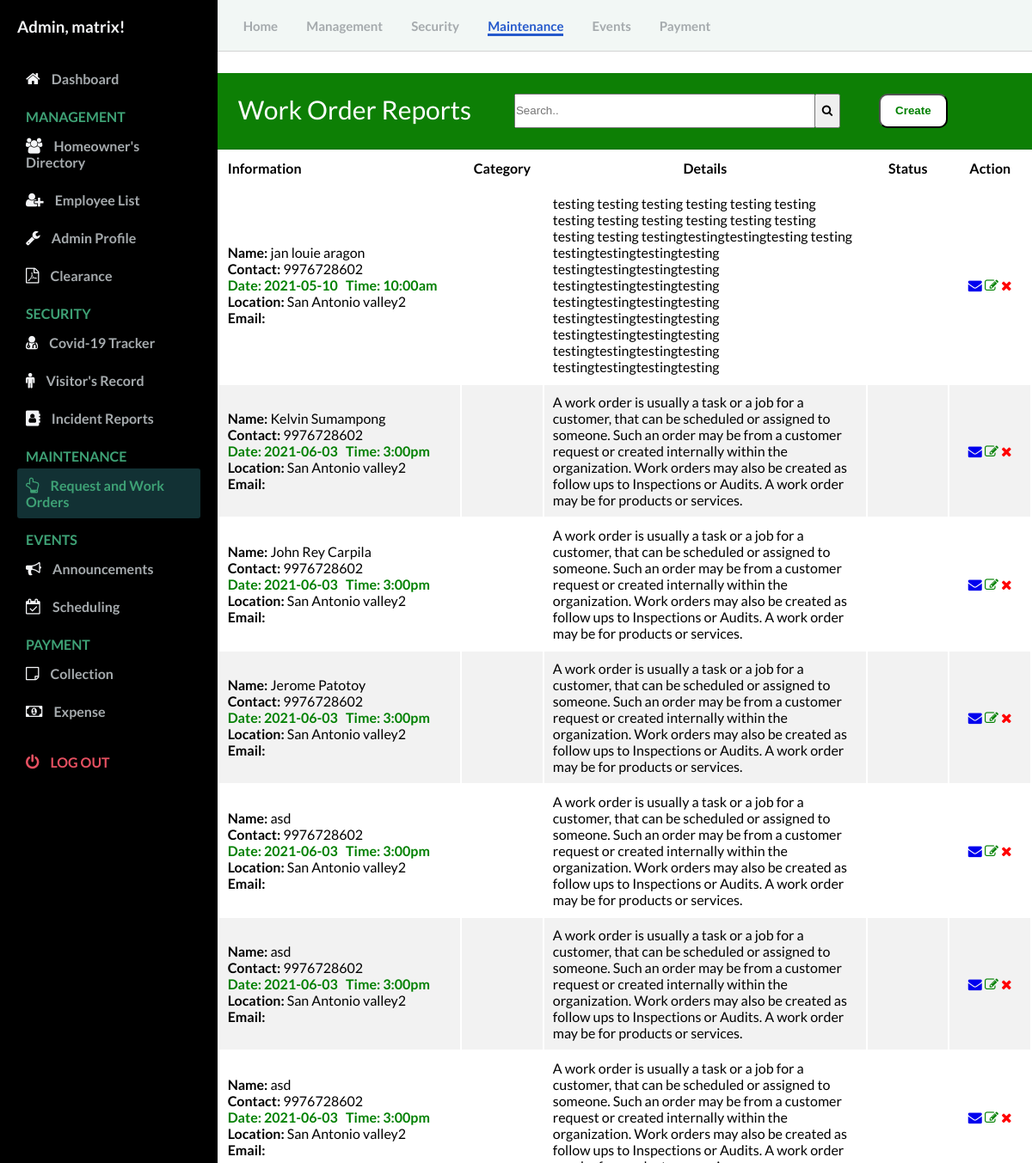
The app's page /admin/work_order.php (signed in) with its own data.
### tables this page shows
CREATE TABLE `work` (
  `id` int(11) NOT NULL,
  `name` text NOT NULL,
  `date` varchar(50) NOT NULL,
  `time` varchar(20) NOT NULL,
  `location` varchar(100) NOT NULL,
  `contact` bigint(11) NOT NULL,
  `description` varchar(5000) NOT NULL
);

### admin/controllers/function.php (called while the page is built, shortened)
<?php
function check_login($conn) {
	if(isset($_SESSION['user_id'])) {
		$id = $_SESSION['user_id'];
		$query = "SELECT * FROM admin WHERE user_id = '$id' limit 1";
		$result = mysqli_query($conn, $query);
		if($result && mysqli_num_rows($result) > 0) {
			$user_data = mysqli_fetch_assoc($result);
			return $user_data;
		}
	}
	die;
}

### admin/work_order.php (the view, shortened to what this page needs)
<?php
  include("config/connection.php");
  include("controllers/function.php");
  $user_data = check_login($conn);
?>
<!DOCTYPE html>
<html lang="en">
  <head>
    <link rel="stylesheet" href="https://stackpath.bootstrapcdn.com/font-awesome/4.7.0/css/font-awesome.min.css"/>
    <link rel="stylesheet" href="css/style.css" />
  </head>
  <body id="body">
    <div class="container">
      <nav class="navbar">
        <div class="navbar__left">
          <a href="Dashboard.php">Home</a>
          <a href="User.php">Management</a>
          <a href="covid19_tracker.php">Security</a>
          <a class="active_link" href="work_order.php">Maintenance</a>
          <a href="announcement.php">Events</a>
          <a href="invoice.php">Payment</a>
        </div>
      </nav>
<?php require_once 'work_crud.php'; ?>
<?php
  $mysqli = new mysqli('remotemysql.com', 'J5BJ2ZlQGm', 'FYAvWP4mmz', 'J5BJ2ZlQGm') or die(mysqli_error($mysqli));
  $result = $mysqli->query("SELECT * FROM work") or die($mysqli->error);
?>
      <main>
        <div class="table_contadiner">
          <div class="card-header" id="user">
            <p style="float: left; font-size: 30px;">Work Order Reports</p>
            <form  action="#" style=" float: left;">
              <input type="search" placeholder="Search.." name="search2" id="myInput" style="width: 350px; height: 40px; margin-left: 50px;">
             <button type="submit" style="margin-left: -5px; height: 40px; width: 30px;"><i class="fa fa-search"></i></button>
            </form>
              <button id="myBtn" style="height: 40px; width: 80px; background-color: #fff; color: green; margin-left: 5%; border-radius: 10px;"><b>Create</b></button>
          </div>
            <table id="user" style="background-color: white; width: 100%;">
          <thead>
              <tr>
                <th style="text-align:left; width: 30%"><b>Information</b></th>
                <th style="width: 10%"><b>Category</b></th>
                <th style="width: 40% "><b>Details</b></th>
                <th style="width: 10%"><b>Status</b></th>
                <th><b>Action</b></th>
              </tr>
          </thead>
        <tbody id="myTable">
        <?php
          while ($row = $result->fetch_assoc()): ?>
              <tr>
                  <td style="text-align: left;">
                    <b>Name:</b> <?php echo $row['name']; ?><br>
                    <b>Contact:</b> <?php echo $row['contact']; ?><br>
                    <b style="color: green;"> Date: <?php echo $row['date']; ?> &nbsp; Time: <?php echo $row['time']; ?></b><br>
                    <b>Location:</b> <?php echo $row['location']; ?><br>
                    <b>Email:</b> <?php echo $row['email']; ?><br>
                  </td>
                  <td><?php echo $row['category']; ?></td>
                  <td style="text-align:left;">
                      <?php echo $row['description']; ?><br>
                  </td>
                  <td><?php echo $row['status']; ?></td>
                <td>
                    <a href="work_notif.php?edit=<?php echo $row['id']; ?>"><i class="fa fa-envelope" title="Send Notification"></i></a>
                    <a  href="work_order_update.php?edit=<?php echo $row['id']; ?>"><i class="fa fa-edit text-edit" title="Update"></i></a>
                    <a href="work_crud.php?delete=<?php echo $row['id']; ?>" onclick="return confirm('Are you sure you want to Delete this info?');"><i class="fa fa-remove text-remove" title="Delete"></i></a>
                </td>
              </tr>
          <?php endwhile; ?>
          </table>
        </div>
      </main>
      <div id="sidebar">
        <div class="sidebar__title">
            <h3>Admin, <?php echo $user_data['firstname']; ?>!</h3>
        </div>
        <div class="sidebar__menu">
          <div class="sidebar__link ">
            <i class="fa fa-home"></i>
            <a href="Dashboard.php">Dashboard</a>
          </div>
          <h2>MANAGEMENT</h2>
          <div class="sidebar__link">
            <i class="fa fa-users" aria-hidden="true"></i>
            <a href="User.php">Homeowner's Directory</a>
          </div>
          <div class="sidebar__link">
            <i class="fa fa-user-plus" aria-hidden="true"></i>
            <a href="employees_record.php">Employee List</a>
          </div>
          <div class="sidebar__link">
            <i class="fa fa-wrench"></i>
            <a href="Admin_profile.php">Admin Profile</a>
          </div>
          <div class="sidebar__link">
            <i class="fa fa-file-pdf-o"></i>
            <a href="residency.php">Clearance</a>
          </div>
          <h2>SECURITY</h2>
          <div class="sidebar__link">
            <i class="fa fa-user-md"></i>
            <a href="covid19_tracker.php">Covid-19 Tracker</a>
          </div>
          <div class="sidebar__link">
            <i class="fa fa-male"></i>
            <a href="visitors_record.php">Visitor's Record</a>
          </div>
          <div class="sidebar__link">
            <i class="fa fa-address-book"></i>
            <a href="incident_record.php">Incident Reports</a>
          </div>
          <h2>MAINTENANCE</h2>
          <div class="sidebar__link active_menu_link">
            <i class="fa fa-hand-o-up"></i>
            <a href="work_order.php">Request and Work Orders</a>
          </div>
          <h2>EVENTS</h2>
          <div class="sidebar__link ">
            <i class="fa fa-bullhorn"></i>
            <a href="Announcement.php">Announcements</a>
          </div>
           <div class="sidebar__link">
            <i class="fa fa-calendar-check-o"></i>
            <a href="Scheduling.php">Scheduling</a>
          </div>
          <h2>PAYMENT</h2>
          <div class="sidebar__link">
            <i class="fa fa-sticky-note-o"></i>
            <a href="invoice.php">Collection</a>
          </div>
          <div class="sidebar__link">
            <i class="fa fa-money"></i>
            <a href="expense.php">Expense</a>
          </div>
          <div class="sidebar__logout">
            <i class="fa fa-power-off"></i>
            <a href="logout.php">Log out</a>
          </div>
      </div>
    </div>
  </body>
</html>

### admin/css/style.css (style rules this page uses)
* { margin: 0; padding: 0; }
body { font-family: 'Lato', sans-serif; box-sizing: border-box; }
.container { display: grid; height: 100vh; grid-template-columns: 0.8fr 1fr 1fr 1fr; grid-template-rows: 0.2fr 3fr; grid-template-areas: "sidebar nav nav nav" "sidebar main main main" }
.navbar { background: #f2f7f5; grid-area: nav; height: 60px; display: flex; align-items: center; justify-content: space-between; padding: 0 30px 0 30px; border-bottom: 1px solid lightgray; }
.navbar__left > a { margin-right: 30px; text-decoration: none; color: #a5aaad; font-size: 15px; font-weight: 700; }
.navbar__left .active_link { color: #265acc; border-bottom: 3px solid #265acc; padding-bottom: 12 px; }
main { background: #f3f4f6; grid-area: main; overflow-y: auto; }
#sidebar { background: #000000; grid-area: sidebar; overflow-y: auto; padding: 20px; -webkit-transition: all 0.5s; transition: all 0.5s; }
.sidebar__title { display:flex; justify-content: space-between; align-items: center; color: #f3f4f6; margin-bottom: 30px; }
.sidebar__menu > h2 { color: #3ea175; font-size: 16px; margin-top: 15px; margin-bottom: 5px; padding: 0 10px; font-weight: 700; }
.sidebar__link { color: #f3f4f6; padding: 10px; border-radius: 3px; margin-bottom: 5px; }
.active_menu_link { background: rgba(62, 161, 171,0.3); color: #3ea175; }
.active_menu_link a { color: #3ea175 !important; }
.sidebar__link > a { text-decoration: none; color: #a5aaad; font-weight: 700; }
.sidebar__link >i { margin-right: 10px; font-size: 18px; }
.sidebar__logout { margin-top: 20px; padding: 10px; color: #e65061; }
.sidebar__logout > a { text-decoration: none; color: #e65061; font-weight: 700; text-transform: uppercase; }
.sidebar__logout > i { margin-right: 10px; font-size: 18px; }
#user td, #user th { padding: 10px; text-align: center; }
#user tr:nth-child(even) { background-color: #f2f2f2; }
.card-header { padding: 1.50rem; margin-bottom: 0; background-color: #0D7F05; border-bottom: 1px solid rgba(0, 0, 0, 0.125); color: #ffffff; font-size: 20px; }
.text-edit { color: green; }
.text-remove { color: red; }
* { box-sizing: border-box; }
.dropdown-content a, { color: black; padding: 12px 16px; text-decoration: none; display: block; }

### records on screen
work: name "jan louie aragon", contact "9976728602", date "2021-05-10", time "10:00am", location "San Antonio valley2", description "testing testing testing testing testing testing testing testing testing testing testing testing testing testing testingtestingtestingtesting testing testingtestingtestingtesting testingtestingtestingtesting testingtestingtestingtesting testingtestingtestingtesting testingtestingtestingtesting testingtestingtestingtesting testingtestingtestingtesting testingtestingtestingtesting"
work: name "Kelvin Sumampong", contact "9976728602", date "2021-06-03", time "3:00pm", location "San Antonio valley2", description "A work order is usually a task or a job for a customer, that can be scheduled or assigned to someone. Such an order may be from a customer request or created internally within the organization. Work orders may also be created as follow ups to Inspections or Audits. A work order may be for products or services."
work: name "John Rey Carpila", contact "9976728602", date "2021-06-03", time "3:00pm", location "San Antonio valley2", description "A work order is usually a task or a job for a customer, that can be scheduled or assigned to someone. Such an order may be from a customer request or created internally within the organization. Work orders may also be created as follow ups to Inspections or Audits. A work order may be for products or services."
work: name "Jerome Patotoy", contact "9976728602", date "2021-06-03", time "3:00pm", location "San Antonio valley2", description "A work order is usually a task or a job for a customer, that can be scheduled or assigned to someone. Such an order may be from a customer request or created internally within the organization. Work orders may also be created as follow ups to Inspections or Audits. A work order may be for products or services."
work: name "asd", contact "9976728602", date "2021-06-03", time "3:00pm", location "San Antonio valley2", description "A work order is usually a task or a job for a customer, that can be scheduled or assigned to someone. Such an order may be from a customer request or created internally within the organization. Work orders may also be created as follow ups to Inspections or Audits. A work order may be for products or services."
work: name "asd", contact "9976728602", date "2021-06-03", time "3:00pm", location "San Antonio valley2", description "A work order is usually a task or a job for a customer, that can be scheduled or assigned to someone. Such an order may be from a customer request or created internally within the organization. Work orders may also be created as follow ups to Inspections or Audits. A work order may be for products or services."
work: name "asd", contact "9976728602", date "2021-06-03", time "3:00pm", location "San Antonio valley2", description "A work order is usually a task or a job for a customer, that can be scheduled or assigned to someone. Such an order may be from a customer request or created internally within the organization. Work orders may also be created as follow ups to Inspections or Audits. A work order…"

### other values on screen
$user_data['firstname'] "matrix"
